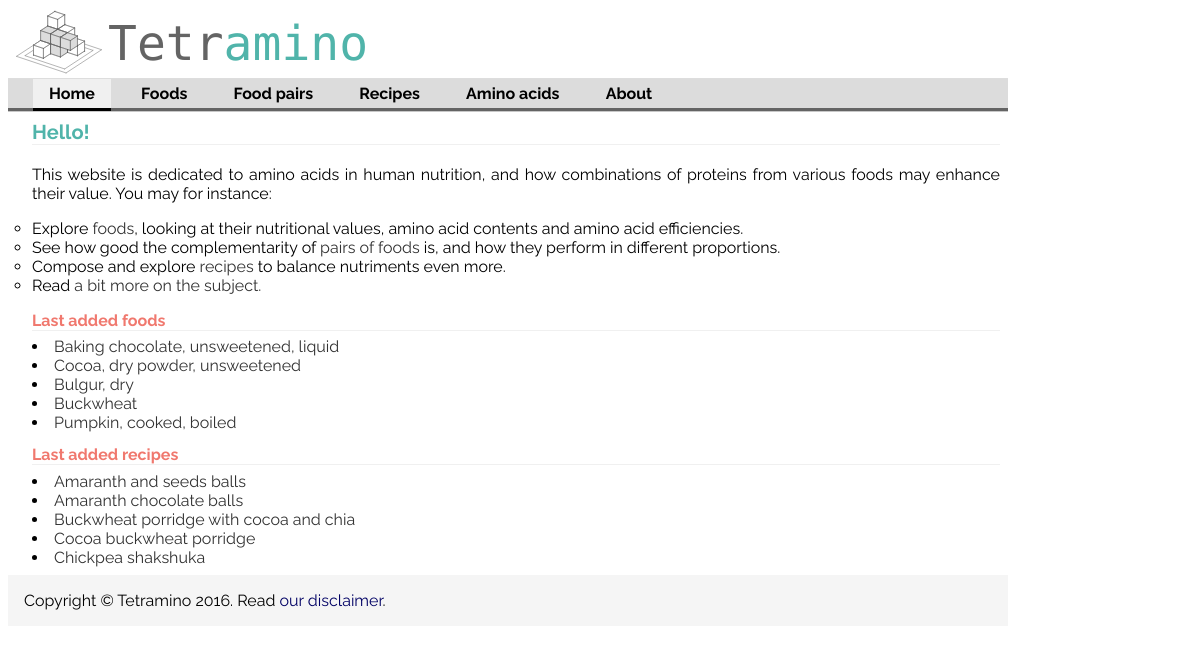
The page / on the database its author committed.
### aminoApp/models.py (models this page shows, shortened)
class Food(models.Model):
    food_name = models.CharField(max_length=200)
    pub_date = models.DateTimeField('date added', null=True, blank=True,auto_now_add=True) #models.DateTimeField('date published',null=timezone.now())
    food_category = models.IntegerField(null=True)
    food_dbid = models.IntegerField(default=0)
    nutritional_value = models.ForeignKey('NutritionalValue', on_delete=models.CASCADE,null=True)
    efficiency = models.FloatField(null=True)
    def getNameWithoutSaltInfo(self):
        unneededInfo = [', without salt',', solids and liquids',', drained']
        foodName = self.food_name
        for unneededStr in unneededInfo:
            foodName = foodName.replace(unneededStr,'')
        return foodName
    class Meta:
        ordering = ['food_name']

class Recipe(models.Model):
    title = models.CharField(max_length=255)
    description = models.TextField(null=True, blank=True)
    category = models.CharField(max_length=20, null=True, blank=True) # or a choice
    link = models.CharField(max_length=30, null=True, blank=True)
    date_added = models.DateTimeField('date added', null=True, blank=True,auto_now_add=True)
    efficiency = models.FloatField(null=True)

### aminoApp/views.py (the view)
# urls.py: url(r'^$', views.IndexView.as_view(), name='index'),
class IndexView(generic.ListView):
    template_name = 'aminoApp/index.html'
    context_object_name = 'latest_food_list'
    def get_queryset(self):
        return Food.objects.filter(
            pub_date__lte=timezone.now()
        ).order_by('-pub_date')[:5]
    def get_context_data(self, *args, **kwargs):
        context = super(IndexView, self).get_context_data(*args, **kwargs)
        context['lastest_recipe_list'] = Recipe.objects.order_by('-date_added')[:5]
        return context

### aminoApp/templates/aminoApp/index.html (shortened to what this page needs)
{% extends "aminoApp/base.html" %}
{% block section %}section-home{% endblock %}
{% block content %}
<h1>
   Hello!
</h1>
<p>This website is dedicated to amino acids in human nutrition, and how combinations of proteins from various foods may enhance their value.
You may for instance:
    <ul>
        <li>Explore <a href="/listFoods/">foods</a>, looking at their nutritional values, amino acid contents and amino acid efficiencies.</li>
        <li>See how good the complementarity of <a href="/choosePair/">pairs of foods</a> is, and how they perform in different proportions.</li>
        <li>Compose and explore <a href="/recipeTable/">recipes</a> to balance nutriments even more.</li>
        <li>Read <a href="/about/">a bit more on the subject.</a></li>
    </ul>
</p>
<div>
    <h2>Last added foods</h2>
    {% for food in object_list %}
        <li><a href="/showFood/{{ food.food_dbid }}">{{ food.getNameWithoutSaltInfo }}</a></li>
    {% empty %}
        <li>No food.</li>
    {% endfor %}
</div>
<div>
    <h2>Last added recipes</h2>
    {% for recipe in lastest_recipe_list %}
        <li><a href="/showRecipe/{{ recipe.pk}}">{{ recipe.title }}</a></li>
    {% empty %}
        <li>No recipe.</li>
    {% endfor %}
</div>
{% endblock %}

### aminoApp/static/aminoApp/yellowBungeeStyle.css (style rules this page uses)
ul { list-style-type: circle; padding: 0; margin: 0; }
#content ul { list-style-type: circle; padding: 0; margin: 0; }
p { margin: 2 em; text-align: justify; text-justify: inter-word; }
body { font-family: "Raleway", serif; }
a:link { text-decoration: none; color: rgb(0,0,100); }
li a:link { color: rgb(50,50,50); }
h1 { margin-bottom: 1em; margin-top: 0; margin-left: 0em; font-family: 'Raleway', serif; font-size: 20px; text-align: left; color: rgb(80,180,170); border-bottom: solid 1px rgb(240,240,240); }
h2 { margin-bottom: 0.4em; margin-top: 0.8em; margin-left: 0em; font-family: 'Raleway', serif; font-size: 16px; text-align: left; color: rgb(240,120,110); border-bottom: solid 1px rgb(240,240,240); }

### rows shown on the page
Food: getNameWithoutSaltInfo "Baking chocolate, unsweetened, liquid"
Food: getNameWithoutSaltInfo "Cocoa, dry powder, unsweetened"
Food: getNameWithoutSaltInfo "Bulgur, dry"
Food: getNameWithoutSaltInfo "Buckwheat"
Food: getNameWithoutSaltInfo "Pumpkin, cooked, boiled"
Recipe: title "Amaranth and seeds balls"
Recipe: title "Amaranth chocolate balls"
Recipe: title "Buckwheat porridge with cocoa and chia"
Recipe: title "Cocoa buckwheat porridge"
Recipe: title "Chickpea shakshuka"
